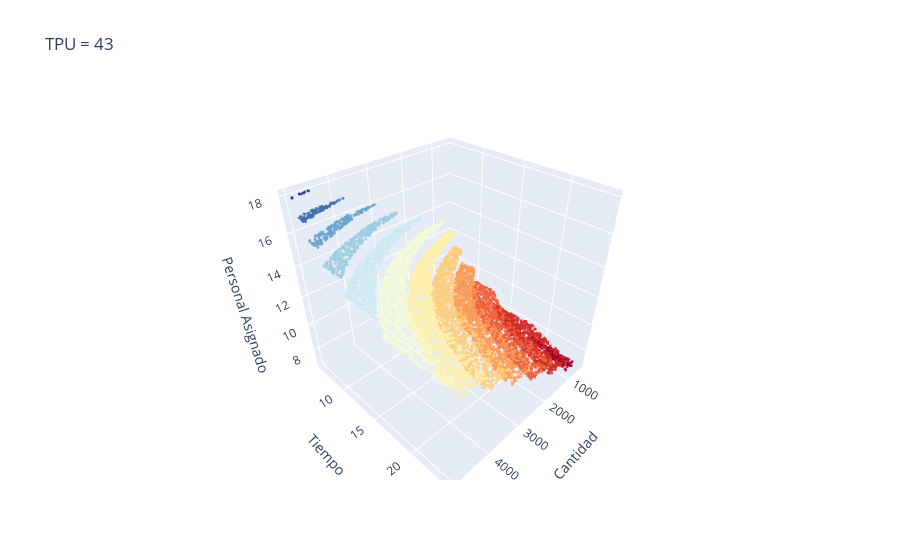

The code cell stored with this chart in its notebook:
### Code cell
import pandas as pd
import plotly.graph_objects as go

# Supongamos que tienes este DataFrame:
df = data[data['_pseudo']==SKU]

# Crear el gráfico 3D interactivo
fig = go.Figure(data=go.Scatter3d(
    x=df['cantidad'],
    y=df['tiempo'],
    z=df['personalAsignado'],
    mode='markers',
    marker=dict(
        size=1,
        color=df['personalAsignado'],  # Color según personal asignado
        colorscale='rdylbu',
        opacity=0.8
    )
))

# Personalizar el gráfico
fig.update_layout(
    scene = dict(
        xaxis_title='Cantidad',
        yaxis_title='Tiempo',
        zaxis_title='Personal Asignado'
    ),
    title=f'TPU = {productos[SKU]["tpu"]}'
)

# Mostrar el gráfico
fig.show()

### Figure 1 — Plotly figure (JSON) as saved in the notebook; plotly's stock layout.template omitted (floating-point values rounded to 4 significant figures; data arrays with more than 128 entries replaced by an {"elided": "..."} marker saying what was removed)
{"data": [{"marker": {"color": {"elided": "8296 int values"}, "colorscale": [[0, "rgb(165,0,38)"], [0.1, "rgb(215,48,39)"], [0.2, "rgb(244,109,67)"], [0.3, "rgb(253,174,97)"], [0.4, "rgb(254,224,144)"], [0.5, "rgb(255,255,191)"], [0.6, "rgb(224,243,248)"], [0.7, "rgb(171,217,233)"], [0.8, "rgb(116,173,209)"], [0.9, "rgb(69,117,180)"], [1, "rgb(49,54,149)"]], "opacity": 0.8, "size": 1}, "mode": "markers", "type": "scatter3d", "x": {"elided": "8296 int values"}, "y": {"elided": "8296 float values"}, "z": {"elided": "8296 int values"}}], "layout": {"scene": {"xaxis": {"title": {"text": "Cantidad"}}, "yaxis": {"title": {"text": "Tiempo"}}, "zaxis": {"title": {"text": "Personal Asignado"}}}, "title": {"text": "TPU = 43"}}}
